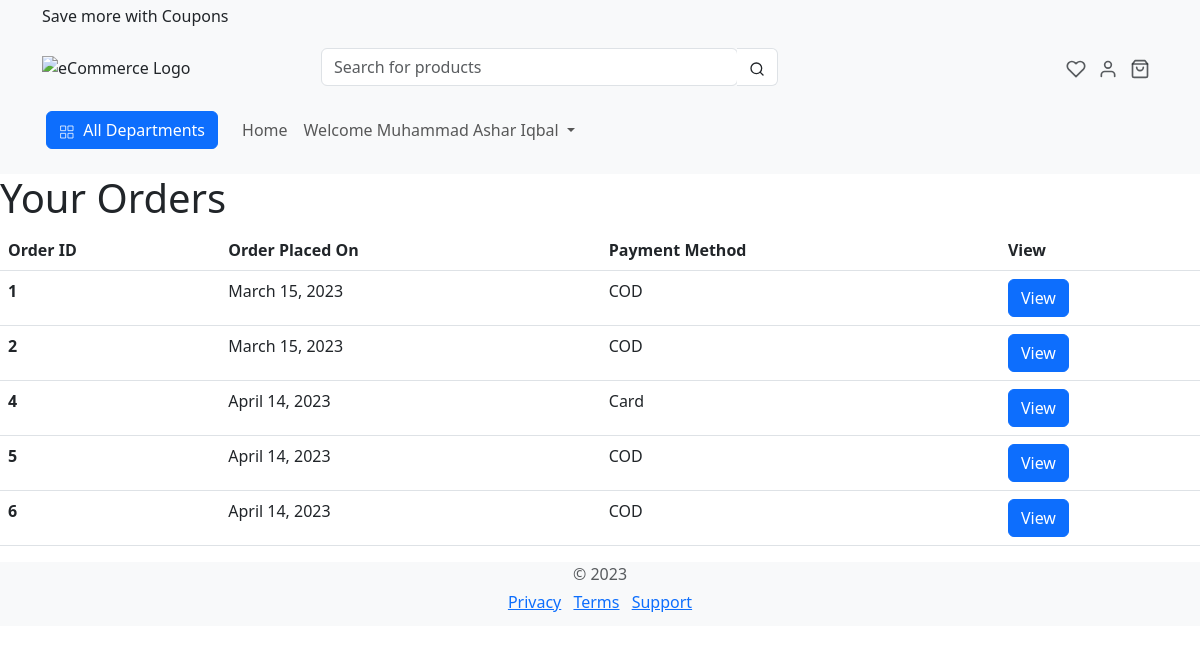
The page /ecom/orderhistory/ (signed in) on the database its author committed.
### ecom/models.py (models this page shows, shortened)
class Order(models.Model):
    user = models.CharField(max_length=150)
    customer_name = models.CharField(max_length=50)
    customer_contact = models.CharField(max_length=20)
    customer_address = models.CharField(max_length=100)
    customer_email = models.CharField(max_length=100)
    items = models.CharField(max_length=500)
    date = models.DateField(auto_now_add=True)
    Payment_Method = models.CharField(max_length=15)
    Card_Nummber = models.IntegerField()
    Card_Expiration = models.CharField(max_length=15)
    Card_Cvv = models.IntegerField()

### ecom/views.py (the view)
# urls.py: path('orderhistory/', views.orderhistory, name="Ecom_OrderHistory"),
def orderhistory(request):
    if request.user.is_authenticated:
        param={}
        user=User.objects.get(id=request.user.id)
        orders = Order.objects.filter(user=user.username)
        param={"data":orders}
        return render(request,'ecom/orderhistory.html',param)
    else:
        param={}
        param={"data":'You need to be Logged in '}
        return render(request,'ecom/error.html',param)

### ecom/templates/ecom/orderhistory.html
{% extends 'ecom/base.html' %}
    {% block body %}
    <h1>Your Orders</h1>
        <table class="table">
            <thead>
              <tr>
                <th scope="col">Order ID</th>
                <th scope="col">Order Placed On</th>
                <th scope="col">Payment Method</th>
                <th scope="col">View</th>
              </tr>
            </thead>
            <tbody>
                {% for x in data %}
              <tr>
                <th >{{x.id}}</th>
                <td>{{x.date}}</td>
                <td>{{x.Payment_Method}}</td>
                <td><a href="/ecom/vieworderhistory/{{x.id}}" class="btn btn-primary">View</a></td>
              </tr>
              {% endfor %}
            </tbody>
          </table>
    {% endblock %}

### ecom/templates/ecom/base.html (shortened to what this page needs)
<!doctype html>
<html lang="en">
<head>
    <link href="https://cdn.jsdelivr.net/npm/bootstrap@5.3.0-alpha1/dist/css/bootstrap.min.css" rel="stylesheet"
>
</head>
<body>
    <div class="bg-light py-1">
        <div class="container">
            <div class="row">
                <div class="col-md-6 col-12 text-center text-md-start"><span>Save more with Coupons</span>
                </div>
            </div>
        </div>
    </div>
    <div class="py-4 pt-lg-3 pb-lg-0 bg-light py-1">
        <div class="container">
            <div class="row w-100 align-items-center gx-lg-2 gx-0">
                <div class="col-xxl-2 col-lg-3">
                    <a class="navbar-brand d-none d-lg-block" href="{% url 'Ecom_Home' %}">
                        <img src="./assets/images/logo/freshcart-logo.svg" alt="eCommerce Logo">
                    </a>
                </div>
                <div class="col-xxl-6 col-lg-5 d-none d-lg-block">
                    <form action="/ecom/search/" method="get">
                        <div class="input-group ">
                            <input class="form-control rounded" name="searchbar" type="search"
                                placeholder="Search for products">
                            <span class="input-group-append">
                                <button type="submit"
                                    class="btn bg-white border border-start-0 ms-n10 rounded-0 rounded-end"
                                    type="button">
                                    <svg xmlns="http://www.w3.org/2000/svg" width="16" height="16" viewBox="0 0 24 24"
                                        fill="none" stroke="currentColor" stroke-width="2" stroke-linecap="round"
                                        stroke-linejoin="round" class="feather feather-search">
                                        <circle cx="11" cy="11" r="8"></circle>
                                        <line x1="21" y1="21" x2="16.65" y2="16.65"></line>
                                    </svg>
                                </button>
                            </span>
                        </div>
                    </form>
                </div>
                <div class="col-md-2 col-xxl-1 text-end d-none d-lg-block">
                    <div class="list-inline">
                        <div class="list-inline-item">
                            <a href="{% url 'Ecom_Wishlist' %}" class="text-muted position-relative">
                            </a>
                        </div>
                        <div class="list-inline-item">
                            {% if user.is_authenticated %}
                            <a href="{% url 'UserProfile' %}" class="text-muted">
                                <svg xmlns="http://www.w3.org/2000/svg" width="20" height="20" viewBox="0 0 24 24"
                                    fill="none" stroke="currentColor" stroke-width="2" stroke-linecap="round"
                                    stroke-linejoin="round" class="feather feather-user">
                                    <path d="M20 21v-2a4 4 0 0 0-4-4H8a4 4 0 0 0-4 4v2"></path>
                                    <circle cx="12" cy="7" r="4"></circle>
                                </svg>
                            </a>
                            {% endif %}
                        </div>
                        <div class="list-inline-item">
                            <a class="text-muted position-relative " href="{% url 'Ecom_Cart' %}" role="button"
                                aria-controls="offcanvasRight">
                            </a>
                        </div>
                    </div>
                </div>
            </div>
        </div>
    </div>
    <nav class="bg-light py-1 navbar navbar-expand-lg navbar-light navbar-default py-0 py-lg-4">
        <div class="container px-0 px-md-3">
            <div class="dropdown me-3 d-none d-lg-block">
                <button class="btn btn-primary px-6 " type="button" id="dropdownMenuButton1" data-bs-toggle="dropdown"
                    aria-expanded="false">
                    <span class="me-1">
                        </span> All Departments
                </button>
            </div>
            <div class="offcanvas offcanvas-start p-4 p-lg-0" id="navbar-default">
                <div class="d-none d-lg-block">
                    <ul class="navbar-nav align-items-center ">
                        <li class="nav-item dropdown">
                            <a class="nav-link " href="{% url 'Ecom_Home' %}" role="button" aria-expanded="false">
                                Home
                            </a>
                        <li class="nav-item dropdown">
                            <a class="nav-link dropdown-toggle"  role="button" data-bs-toggle="dropdown"
                                aria-expanded="false">
                                {% if user.is_authenticated %}
                                Welcome {{user.first_name}} {{user.last_name}}
                                {% else %}
                                Manage Account
                                {% endif %}
                            </a>
                </div>
            </div>
    </nav>
    {% block body %}
    {% endblock %}
    <footer class="text-muted text-center text-small bg-light">
        <p class="mb-1">© 2023</p>
        <ul class="list-inline">
            <li class="list-inline-item"><a href="#">Privacy</a></li>
            <li class="list-inline-item"><a href="#">Terms</a></li>
            <li class="list-inline-item"><a href="#">Support</a></li>
        </ul>
    </footer>
</body>
</html>

### ecom/templates/ecom/base.html (style rules this page uses)
footer { height: 4rem; }

### rows shown on the page
Order: id "1", date "March 15, 2023", Payment_Method "COD"
Order: id "2", date "March 15, 2023", Payment_Method "COD"
Order: id "4", date "April 14, 2023", Payment_Method "Card"
Order: id "5", date "April 14, 2023", Payment_Method "COD"
Order: id "6", date "April 14, 2023", Payment_Method "COD"

### other values the page prints
{{ user.first_name }} "Muhammad Ashar"
{{ user.last_name }} "Iqbal"
